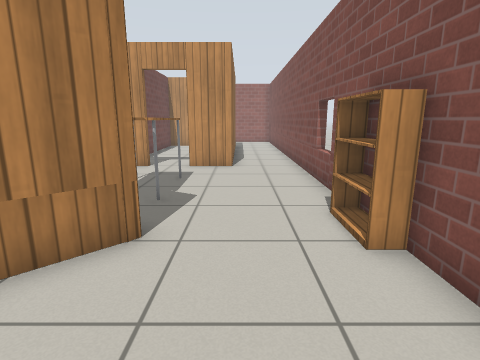
view 1 (above)

19 first-person views from a walk through a robot-simulator world made for Gazebo. The camera is 1 m above the floor, tilts 12° down and sees 80° across. The floor is counted in squares, 0.5 m on a side. Each view is taken from the middle of a square. On the plan, view 1 faces up. The plan holds only what a view shows up to about 17 squares ahead; the rest is blank. Robots are left out. Simple patterns stand in for the simulator's built-in surfaces.

view 2
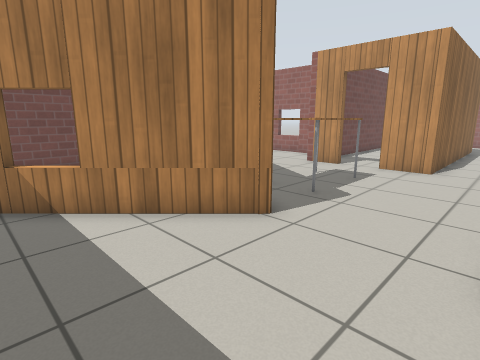

view 3
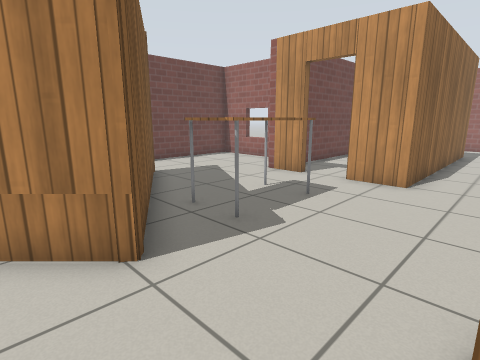

view 4
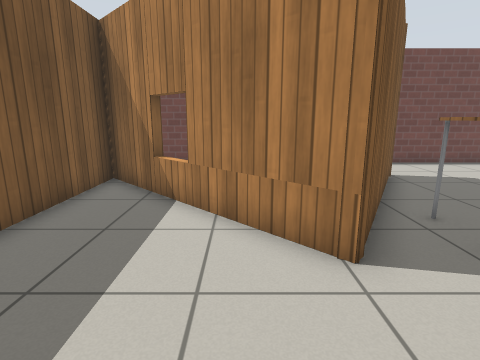

view 5
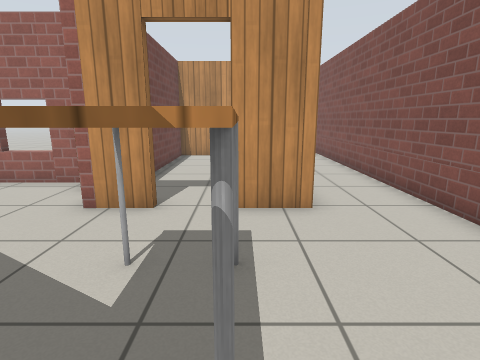

view 6
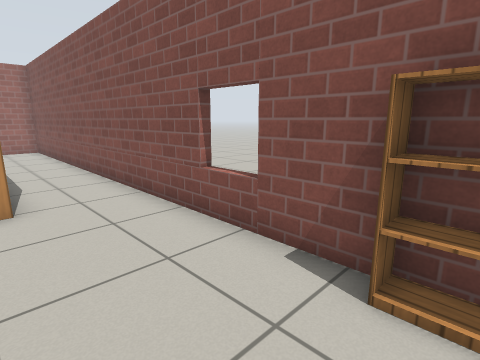

view 7
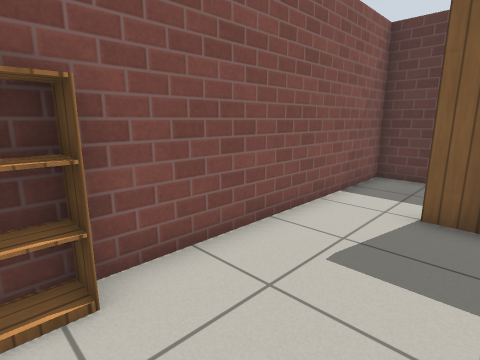

view 8
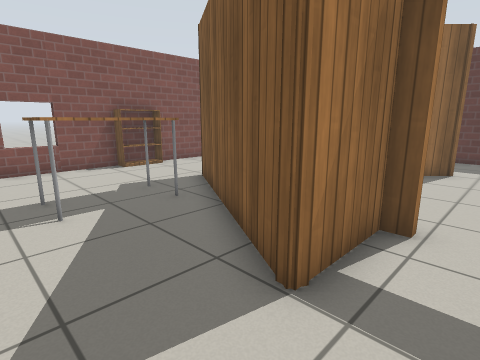

view 9
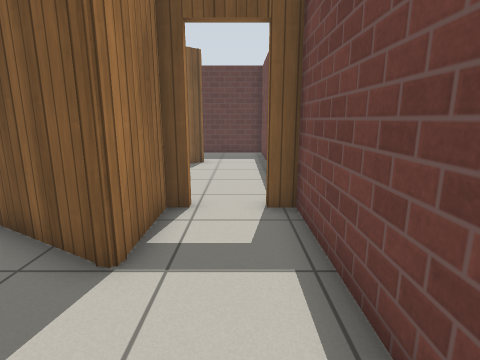

view 10
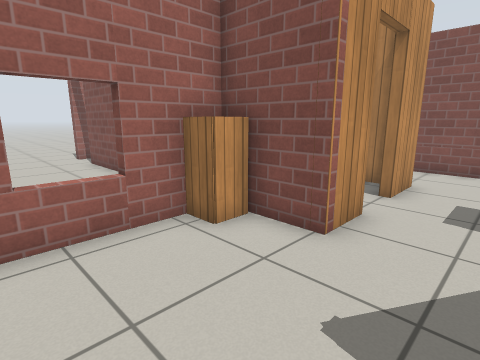

view 11
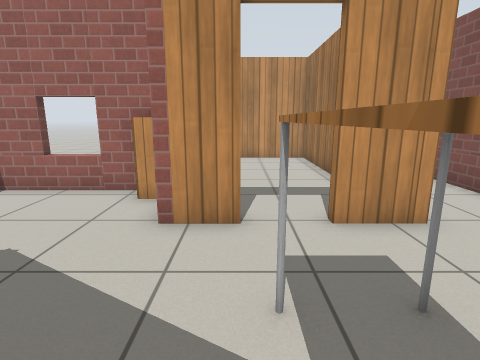

view 12
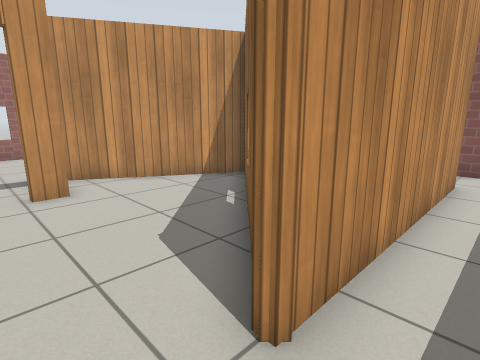

view 13
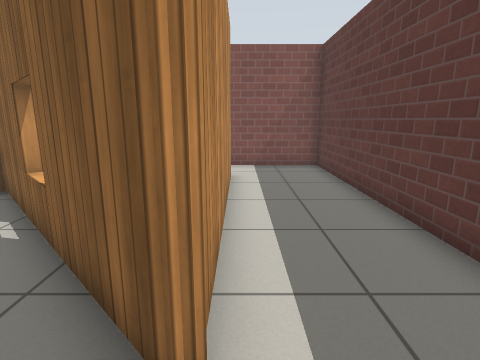

view 14
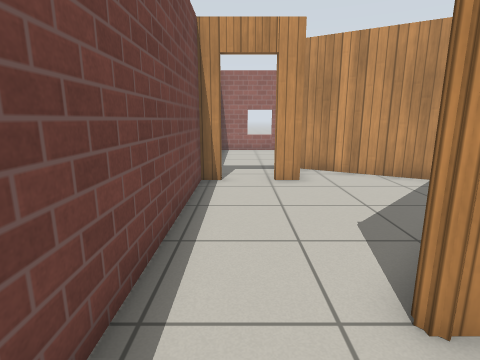

view 15
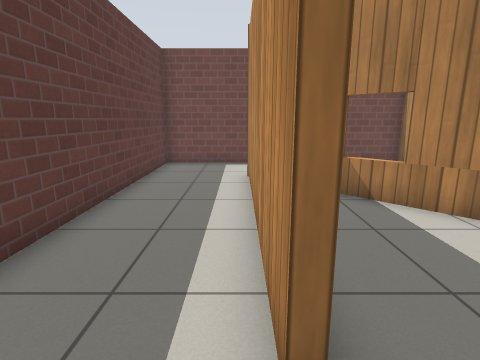

view 16
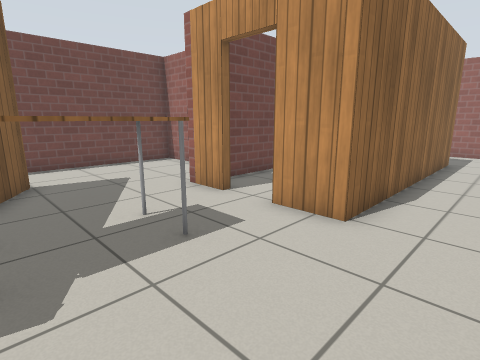

view 17
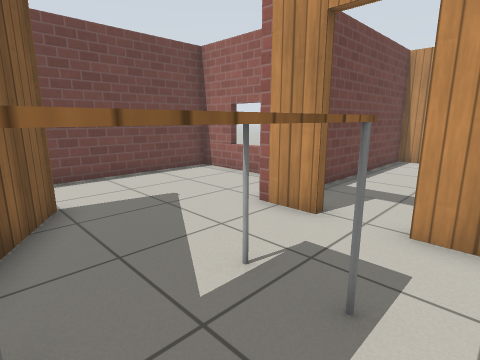

view 18
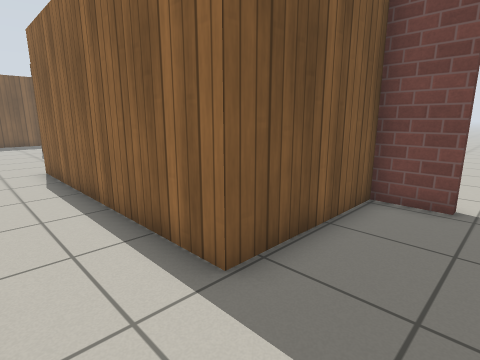

view 19
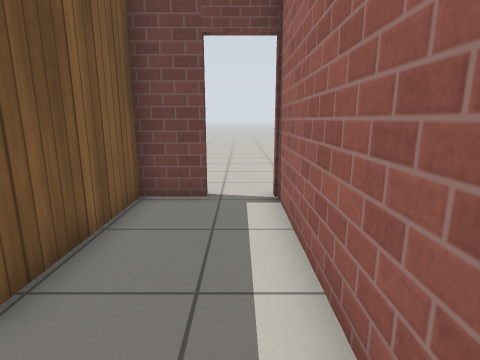

### Floor plan
Ten units are one square. View 1 is at (0, 0); x grows to the right and y downward. Boxes are objects, and circles mark ways between rooms. Rooms are numbered by the first view taken in them; rooms with no view inside come last. Other rooms are left out.
<svg viewBox="-118 -265 149 324">
<path fill="none" stroke="#000" d="M-40 -123 -56 -123 -56 -135M-64 -150 -113 -150 -113 -57M-17 -47 -65 2M-88 -57 -83 -57 -83 -83 -82 -84 -17 -47 -19 -43M-6 14 3 14M26 14 26 -260 -56 -260M-53 -241 -53 -224 -3 -224 -3 -123 -22 -123M-77 14 -29 14M-65 2 -77 14M3 14 3 17 -84 17 -22 -46 -75 -77M-79 -54 -88 -54M-113 -54 -113 54 26 54 26 14M-6 -174 -6 -221 -53 -221 -53 -138M-6 -130 -6 -136"/>
<rect x="-65" y="-155" width="10" height="20" fill="#bbb"><title>cabinet</title></rect>
<rect x="-35" y="-105" width="20" height="40" fill="#bbb"><title>table</title></rect>
<rect x="15" y="-65" width="10" height="30" fill="#bbb"><title>bookshelf</title></rect>
<circle cx="-95" cy="-55" r="3" fill="#2a7"/>
<circle cx="15" cy="10" r="3" fill="#2a7"/>
<circle cx="-33" cy="-123" r="3" fill="#2a7"/>
<text x="-20" y="-110">1</text>
<text x="-60" y="20">2</text>
<text x="-30" y="-180">3</text>
</svg>
Room 1 opens to room 2. Room 1 opens to room 3.

Where each view was taken, in squares from view 1:
view 1: 0 up, 0 right, facing up
view 2: 0 up, 2 right, facing up-left
view 3: 3 up, 2 right, facing up-left
view 4: 3 up, 2 right, facing left
view 5: 6 up, 2 left, facing up
view 6: 5 up, 1 left, facing up-right
view 7: 5 up, 1 left, facing down-right
view 8: 11 up, 10 left, facing down-right
view 9: 12 up, 10 left, facing down
view 10: 10 up, 10 left, facing up-right
view 11: 7 up, 4 left, facing up
view 12: 3 down, 10 left, facing up-right
view 13: 2 down, 10 left, facing right
view 14: 4 down, 10 left, facing up
view 15: 2 down, 2 right, facing left
view 16: 7 up, 2 right, facing up-left
view 17: 7 up, 1 left, facing up-left
view 18: 25 up, 2 right, facing down-left
view 19: 25 up, 2 right, facing left
